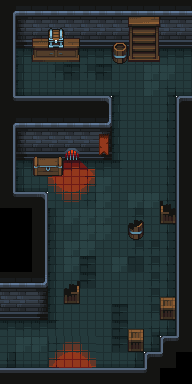

A level layout from a 2D game, rendered from its tile map. Below: a short description, then the map file with its tile-grid data intact:
An orthogonal 12x24 tile map with 16x16 px tiles, 3 tile layers (Tile Layer 1, Tile Layer 2, Tile Layer 3), 2 tilesets.

<map version="1.10" tiledversion="1.10.2" orientation="orthogonal" renderorder="right-down" width="12" height="24" tilewidth="16" tileheight="16" infinite="0" nextlayerid="4" nextobjectid="1">
 <tileset firstgid="1" source="DungeonTiles2.tsx" />
 <tileset firstgid="626" source="Props.tsx" />
 <layer id="1" name="Tile Layer 1" width="12" height="24">
  <data encoding="csv">
104,2,2,2,2,2,2,2,2,2,2,2,
129,26,27,27,27,27,27,27,27,27,27,27,
129,51,52,52,52,52,52,52,52,52,52,52,
129,5,6,6,6,6,6,6,6,6,6,6,
129,30,31,81,80,81,80,31,31,82,82,31,
129,55,56,56,56,56,56,10,31,82,8,56,
154,77,77,77,77,77,78,30,31,31,32,76,
104,102,102,102,102,102,103,30,31,31,32,130,
129,26,27,27,27,27,28,30,31,31,32,130,
129,51,52,52,452,52,53,30,31,31,32,130,
129,5,6,476,477,478,6,60,31,31,32,130,
129,55,56,501,502,503,82,31,31,31,32,130,
154,77,78,526,527,528,82,31,82,82,32,130,
487,487,129,35,82,82,82,31,81,31,32,130,
487,487,129,30,31,82,82,31,81,31,32,130,
487,487,129,30,82,82,31,31,81,81,32,130,
487,487,129,30,82,80,31,82,83,81,32,130,
2,2,103,35,31,80,31,31,31,81,32,130,
27,27,28,35,31,31,31,31,31,81,32,130,
52,52,53,35,31,31,31,80,31,81,32,130,
6,59,59,60,31,31,31,80,31,8,57,130,
31,82,82,3221226000,3221225999,3221225998,31,80,8,57,76,155,
57,56,56,3221225975,3221225974,3221225973,56,56,57,76,155,487,
77,77,77,77,77,77,77,77,77,155,487,487
</data>
 </layer>
 <layer id="2" name="Tile Layer 2" width="12" height="24">
  <data encoding="csv">
0,0,0,0,0,0,0,0,0,0,0,0,
0,0,0,0,0,0,0,0,686,687,0,0,
0,0,884,885,886,0,0,627,711,712,0,0,
0,0,909,910,911,0,0,652,736,737,0,0,
0,0,0,0,0,0,0,0,0,0,0,0,
0,0,0,0,0,0,0,0,0,0,0,0,
0,0,0,0,0,0,0,0,0,0,0,0,
0,0,0,0,0,0,0,0,0,0,0,0,
0,0,0,0,0,0,926,0,0,0,0,0,
0,0,932,933,0,0,951,0,0,0,0,0,
0,0,957,958,0,0,0,0,0,0,0,0,
0,0,0,0,0,0,0,0,0,0,0,0,
0,0,0,0,0,0,0,0,0,0,2147484324,0,
0,0,0,0,0,0,0,0,677,0,2147484349,0,
0,0,0,0,0,0,0,0,702,0,0,0,
0,0,0,0,0,0,0,0,0,0,0,0,
0,0,0,0,0,0,0,0,0,0,0,0,
0,0,0,0,676,0,0,0,0,0,0,0,
0,0,0,0,701,0,0,0,0,0,626,0,
0,0,0,0,0,0,0,0,0,0,651,0,
0,0,0,0,0,0,0,0,626,0,0,0,
0,0,0,0,0,0,0,0,651,0,0,0,
0,0,0,0,0,0,0,0,0,0,0,0,
0,0,0,0,0,0,0,0,0,0,0,0
</data>
 </layer>
 <layer id="3" name="Tile Layer 3" width="12" height="24">
  <data encoding="csv">
0,0,0,0,0,0,0,0,0,0,0,0,
0,0,0,930,0,0,0,0,0,0,0,0,
0,0,0,955,0,0,0,0,0,0,0,0,
0,0,0,0,0,0,0,0,0,0,0,0,
0,0,0,0,0,0,0,0,0,0,0,0,
0,0,0,0,0,0,0,0,0,0,0,0,
0,0,0,0,0,0,0,0,0,0,0,0,
0,0,0,0,0,0,0,0,0,0,0,0,
0,0,0,0,0,0,0,0,0,0,0,0,
0,0,0,0,0,0,0,0,0,0,0,0,
0,0,0,0,0,0,0,0,0,0,0,0,
0,0,0,0,0,0,0,0,0,0,0,0,
0,0,0,0,0,0,0,0,0,0,0,0,
0,0,0,0,0,0,0,0,0,0,0,0,
0,0,0,0,0,0,0,0,0,0,0,0,
0,0,0,0,0,0,0,0,0,0,0,0,
0,0,0,0,0,0,0,0,0,0,0,0,
0,0,0,0,0,0,0,0,0,0,0,0,
0,0,0,0,0,0,0,0,0,0,0,0,
0,0,0,0,0,0,0,0,0,0,0,0,
0,0,0,0,0,0,0,0,0,0,0,0,
0,0,0,0,0,0,0,0,0,0,0,0,
0,0,0,0,0,0,0,0,0,0,0,0,
0,0,0,0,0,0,0,0,0,0,0,0
</data>
 </layer>
</map>
